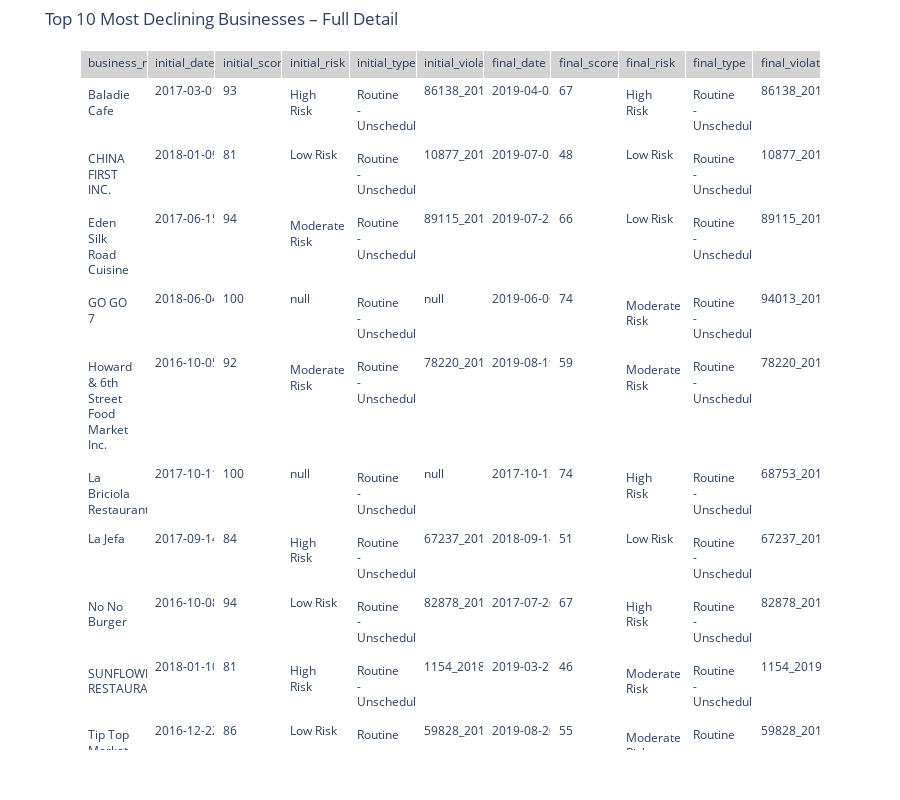

Notebook cell for this chart:
### Code cell
import plotly.graph_objects as go

fig = go.Figure(data=[go.Table(
    header=dict(
        values=list(decline_summary.columns),
        fill_color='lightgray',
        align='left'
    ),
    cells=dict(
        values=[decline_summary[col] for col in decline_summary.columns],
        fill_color='white',
        align='left'
    )
)])

fig.update_layout(
    title='Top 10 Most Declining Businesses – Full Detail',
    height=800,  # increase height to see more rows
    margin=dict(t=50, b=50),
)
fig.show()

### Figure 1 — Plotly figure (JSON) as saved in the notebook; plotly's stock layout.template omitted (floating-point values rounded to 4 significant figures)
{"data": [{"cells": {"align": "left", "fill": {"color": "white"}, "values": [["Baladie Cafe", "CHINA FIRST INC.", "Eden Silk Road Cuisine", "GO GO 7", "Howard & 6th Street Food Market Inc.", "La Briciola  Restaurant", "La Jefa", "No No Burger", "SUNFLOWER RESTAURANT", "Tip Top Market"], ["2017-03-01T00:00:00.000", "2018-01-09T00:00:00.000", "2017-06-15T00:00:00.000", "2018-06-04T00:00:00.000", "2016-10-05T00:00:00.000", "2017-10-11T00:00:00.000", "2017-09-14T00:00:00.000", "2016-10-08T00:00:00.000", "2018-01-10T00:00:00.000", "2016-12-22T00:00:00.000"], [93.0, 81.0, 94.0, 100.0, 92.0, 100.0, 84.0, 94.0, 81.0, 86.0], ["High Risk", "Low Risk", "Moderate Risk", null, "Moderate Risk", null, "High Risk", "Low Risk", "High Risk", "Low Risk"], ["Routine - Unscheduled", "Routine - Unscheduled", "Routine - Unscheduled", "Routine - Unscheduled", "Routine - Unscheduled", "Routine - Unscheduled", "Routine - Unscheduled", "Routine - Unscheduled", "Routine - Unscheduled", "Routine - Unscheduled"], ["86138_20170301_103103", "10877_20180109_103154", "89115_20170615_103133", null, "78220_20161005_103131", null, "67237_20170914_103105", "82878_20161008_103149", "1154_20180110_103103", "59828_20161222_103142"], ["2019-04-03T00:00:00.000", "2019-07-01T00:00:00.000", "2019-07-23T00:00:00.000", "2019-06-06T00:00:00.000", "2019-08-19T00:00:00.000", "2017-10-12T00:00:00.000", "2018-09-14T00:00:00.000", "2017-07-26T00:00:00.000", "2019-03-27T00:00:00.000", "2019-08-20T00:00:00.000"], [67.0, 48.0, 66.0, 74.0, 59.0, 74.0, 51.0, 67.0, 46.0, 55.0], ["High Risk", "Low Risk", "Low Risk", "Moderate Risk", "Moderate Risk", "High Risk", "Low Risk", "High Risk", "Moderate Risk", "Moderate Risk"], ["Routine - Unscheduled", "Routine - Unscheduled", "Routine - Unscheduled", "Routine - Unscheduled", "Routine - Unscheduled", "Routine - Unscheduled", "Routine - Unscheduled", "Routine - Unscheduled", "Routine - Unscheduled", "Routine - Unscheduled"], ["86138_20190403_103114", "10877_20190701_103138", "89115_20190723_103157", "94013_20190606_103132", "78220_20190819_103130", "68753_20171012_103114", "67237_20180914_103148", "82878_20170726_103109", "1154_20190327_103119", "59828_20190820_103118"]]}, "header": {"align": "left", "fill": {"color": "lightgray"}, "values": ["business_name", "initial_date", "initial_score", "initial_risk", "initial_type", "initial_violation", "final_date", "final_score", "final_risk", "final_type", "final_violation"]}, "type": "table"}], "layout": {"margin": {"t": 50, "b": 50}, "title": {"text": "Top 10 Most Declining Businesses – Full Detail"}, "height": 800}}
